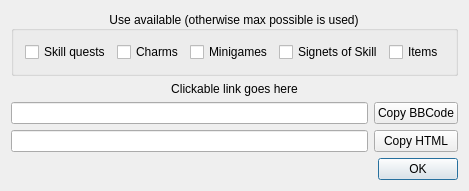
<?xml version="1.0" encoding="UTF-8"?>
<ui version="4.0">
 <class>SkillplanDialog</class>
 <widget class="QDialog" name="SkillplanDialog">
  <property name="windowModality">
   <enum>Qt::WindowModal</enum>
  </property>
  <property name="geometry">
   <rect>
    <x>0</x>
    <y>0</y>
    <width>409</width>
    <height>176</height>
   </rect>
  </property>
  <property name="windowTitle">
   <string>Skillplan</string>
  </property>
  <property name="modal">
   <bool>false</bool>
  </property>
  <layout class="QVBoxLayout" name="verticalLayout">
   <item>
    <widget class="QGroupBox" name="groupBox">
     <property name="title">
      <string>Use available (otherwise max possible is used)</string>
     </property>
     <property name="alignment">
      <set>Qt::AlignCenter</set>
     </property>
     <layout class="QHBoxLayout" name="horizontalLayout">
      <item>
       <widget class="QCheckBox" name="skillQuestsCheckBox">
        <property name="text">
         <string>Skill quests</string>
        </property>
       </widget>
      </item>
      <item>
       <widget class="QCheckBox" name="charmsCheckBox">
        <property name="text">
         <string>Charms</string>
        </property>
       </widget>
      </item>
      <item>
       <widget class="QCheckBox" name="minigamesCheckBox">
        <property name="text">
         <string>Minigames</string>
        </property>
       </widget>
      </item>
      <item>
       <widget class="QCheckBox" name="signetsCheckBox">
        <property name="text">
         <string>Signets of Skill</string>
        </property>
       </widget>
      </item>
      <item>
       <widget class="QCheckBox" name="itemsCheckBox">
        <property name="text">
         <string>Items</string>
        </property>
       </widget>
      </item>
     </layout>
    </widget>
   </item>
   <item>
    <widget class="QLabel" name="linkLabel">
     <property name="text">
      <string notr="true">Clickable link goes here</string>
     </property>
     <property name="textFormat">
      <enum>Qt::RichText</enum>
     </property>
     <property name="alignment">
      <set>Qt::AlignCenter</set>
     </property>
     <property name="openExternalLinks">
      <bool>true</bool>
     </property>
     <property name="textInteractionFlags">
      <set>Qt::LinksAccessibleByMouse</set>
     </property>
    </widget>
   </item>
   <item>
    <layout class="QGridLayout" name="gridLayout">
     <item row="0" column="0">
      <widget class="QLineEdit" name="bbcodeLinkLineEdit">
       <property name="readOnly">
        <bool>true</bool>
       </property>
      </widget>
     </item>
     <item row="0" column="1">
      <widget class="QPushButton" name="copyBbcodeButton">
       <property name="text">
        <string>Copy BBCode</string>
       </property>
      </widget>
     </item>
     <item row="1" column="0">
      <widget class="QLineEdit" name="htmlLinkLineEdit">
       <property name="readOnly">
        <bool>true</bool>
       </property>
      </widget>
     </item>
     <item row="1" column="1">
      <widget class="QPushButton" name="copyHtmlButton">
       <property name="text">
        <string>Copy HTML</string>
       </property>
      </widget>
     </item>
    </layout>
   </item>
   <item>
    <widget class="QDialogButtonBox" name="buttonBox">
     <property name="standardButtons">
      <set>QDialogButtonBox::Ok</set>
     </property>
    </widget>
   </item>
  </layout>
 </widget>
 <layoutdefault spacing="6" margin="11"/>
 <resources/>
 <connections>
  <connection>
   <sender>buttonBox</sender>
   <signal>accepted()</signal>
   <receiver>SkillplanDialog</receiver>
   <slot>accept()</slot>
   <hints>
    <hint type="sourcelabel">
     <x>221</x>
     <y>267</y>
    </hint>
    <hint type="destinationlabel">
     <x>288</x>
     <y>326</y>
    </hint>
   </hints>
  </connection>
 </connections>
</ui>
